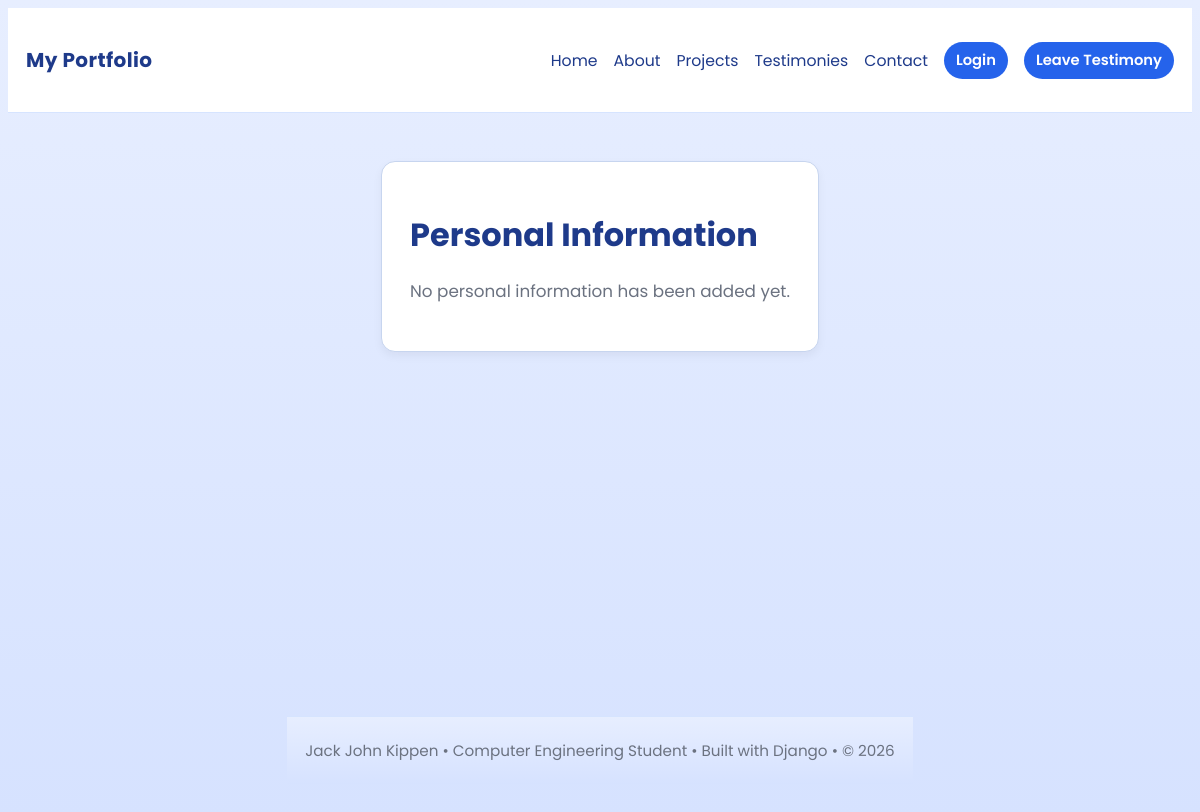
The app's page /personal-information/, older data.
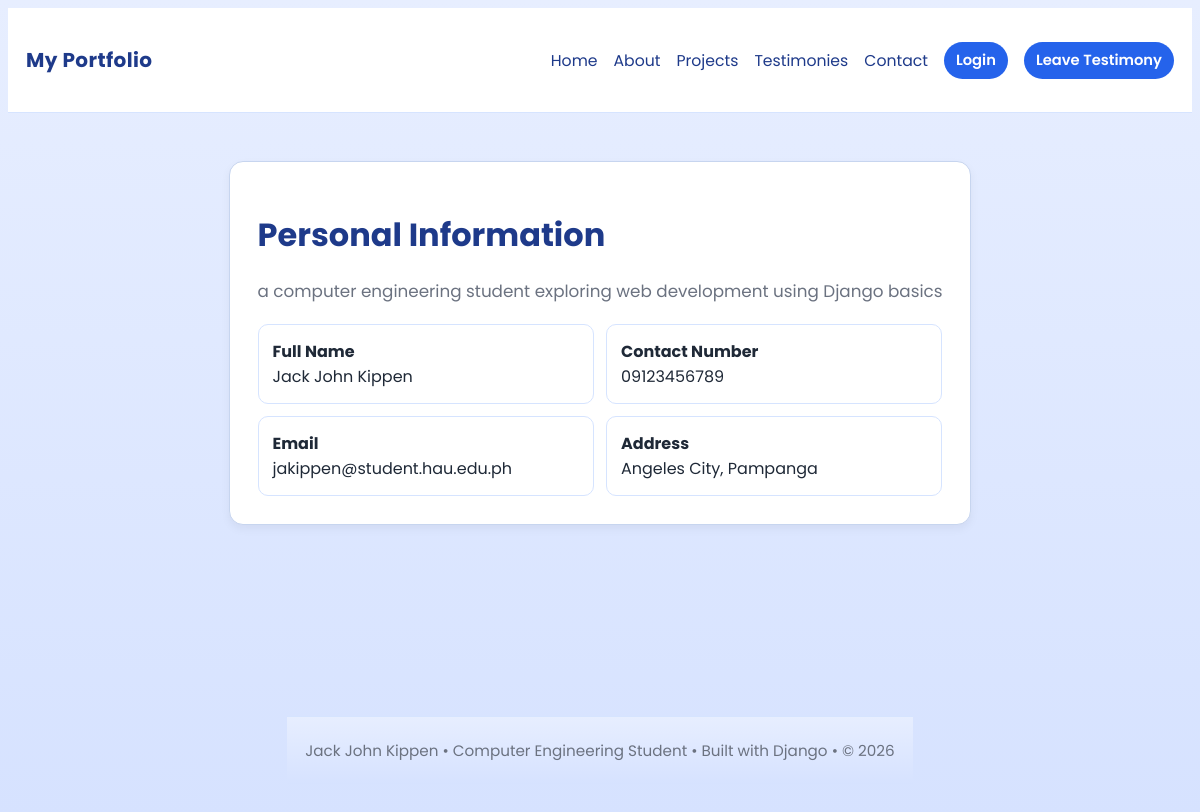
The same page, newer data.
### quiz1/models.py (models this page shows, shortened)
class PersonalInformation(models.Model):
    first_name = models.CharField(max_length=100)
    middle_name = models.CharField(max_length=100, blank=True)
    last_name = models.CharField(max_length=100)
    summary = models.TextField()
    contact_number = models.CharField(max_length=20)
    email = models.EmailField()
    address = models.CharField(max_length=255)

### quiz1/views.py (the view)
# urls.py: path('personal-information/', views.personal_information, name='personal_information'),
def personal_information(request):
    profile = PersonalInformation.objects.first()
    return render(request, 'personal_information.html', {'personal_info': profile})

### templates/personal_information.html (shortened to what this page needs)
{% extends 'base.html' %}
{% block content %}
<div class="card">
  <h1 class="title">Personal Information</h1>
  {% if personal_info %}
    <p class="muted">{{ personal_info.summary }}</p>
    <div class="grid">
      <div class="box"><strong>Full Name</strong><br>{{ personal_info.first_name }} {{ personal_info.middle_name }} {{ personal_info.last_name }}</div>
      <div class="box"><strong>Contact Number</strong><br>{{ personal_info.contact_number }}</div>
      <div class="box"><strong>Email</strong><br>{{ personal_info.email }}</div>
      <div class="box"><strong>Address</strong><br>{{ personal_info.address }}</div>
    </div>
  {% else %}
    <p class="muted">No personal information has been added yet.</p>
  {% endif %}
</div>
{% endblock %}

Row changes from the older to the newer data that the page shows:
added PersonalInformation: summary "a computer engineering student exploring web development using Django basics", first_name "Jack", middle_name "John", last_name "Kippen", contact_number "09123456789", email "jakippen@student.hau.edu.ph", address "Angeles City, Pampanga"
Text that changed along with them:
text no longer shown: "No personal information has been added yet."
text now shown: "Full Name Contact Number Email Address"
